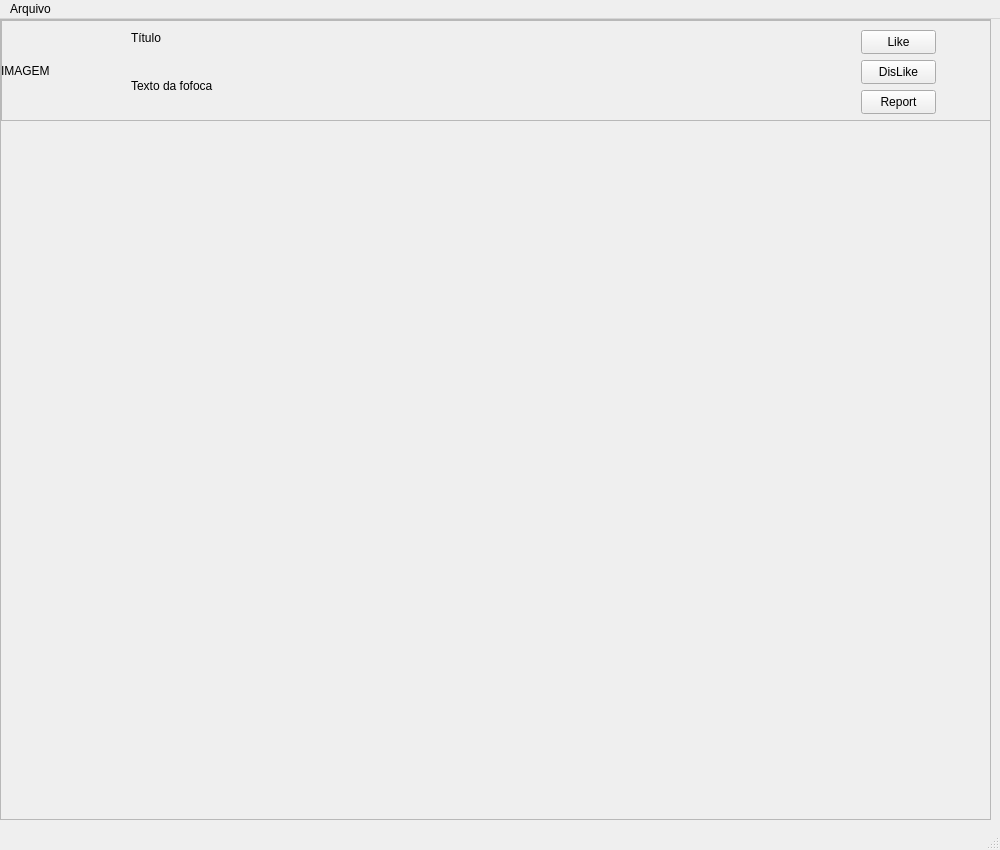
<?xml version="1.0" encoding="UTF-8"?>
<ui version="4.0">
 <class>MainWindow</class>
 <widget class="QMainWindow" name="MainWindow">
  <property name="geometry">
   <rect>
    <x>0</x>
    <y>0</y>
    <width>1000</width>
    <height>850</height>
   </rect>
  </property>
  <property name="windowTitle">
   <string>MainWindow</string>
  </property>
  <widget class="QWidget" name="centralwidget">
   <widget class="QScrollArea" name="scrollArea">
    <property name="geometry">
     <rect>
      <x>0</x>
      <y>0</y>
      <width>991</width>
      <height>801</height>
     </rect>
    </property>
    <property name="widgetResizable">
     <bool>true</bool>
    </property>
    <widget class="QWidget" name="scrollAreaWidgetContents">
     <property name="geometry">
      <rect>
       <x>0</x>
       <y>0</y>
       <width>989</width>
       <height>799</height>
      </rect>
     </property>
     <widget class="QFrame" name="frame">
      <property name="geometry">
       <rect>
        <x>0</x>
        <y>0</y>
        <width>991</width>
        <height>101</height>
       </rect>
      </property>
      <property name="frameShape">
       <enum>QFrame::Shape::StyledPanel</enum>
      </property>
      <property name="frameShadow">
       <enum>QFrame::Shadow::Raised</enum>
      </property>
      <widget class="QLabel" name="label">
       <property name="geometry">
        <rect>
         <x>130</x>
         <y>10</y>
         <width>651</width>
         <height>16</height>
        </rect>
       </property>
       <property name="text">
        <string>Título</string>
       </property>
      </widget>
      <widget class="QLabel" name="label_2">
       <property name="geometry">
        <rect>
         <x>130</x>
         <y>40</y>
         <width>651</width>
         <height>51</height>
        </rect>
       </property>
       <property name="text">
        <string>Texto da fofoca</string>
       </property>
      </widget>
      <widget class="QPushButton" name="pushButton">
       <property name="geometry">
        <rect>
         <x>860</x>
         <y>10</y>
         <width>75</width>
         <height>24</height>
        </rect>
       </property>
       <property name="text">
        <string>Like</string>
       </property>
      </widget>
      <widget class="QPushButton" name="pushButton_2">
       <property name="geometry">
        <rect>
         <x>860</x>
         <y>40</y>
         <width>75</width>
         <height>24</height>
        </rect>
       </property>
       <property name="text">
        <string>DisLike</string>
       </property>
      </widget>
      <widget class="QPushButton" name="pushButton_3">
       <property name="geometry">
        <rect>
         <x>860</x>
         <y>70</y>
         <width>75</width>
         <height>24</height>
        </rect>
       </property>
       <property name="text">
        <string>Report</string>
       </property>
      </widget>
      <widget class="QLabel" name="label_3">
       <property name="geometry">
        <rect>
         <x>0</x>
         <y>0</y>
         <width>111</width>
         <height>101</height>
        </rect>
       </property>
       <property name="text">
        <string>IMAGEM</string>
       </property>
      </widget>
     </widget>
    </widget>
   </widget>
  </widget>
  <widget class="QMenuBar" name="menubar">
   <property name="geometry">
    <rect>
     <x>0</x>
     <y>0</y>
     <width>1000</width>
     <height>22</height>
    </rect>
   </property>
   <widget class="QMenu" name="menuArquivo">
    <property name="title">
     <string>Arquivo</string>
    </property>
    <addaction name="actionLogar"/>
   </widget>
   <addaction name="menuArquivo"/>
  </widget>
  <widget class="QStatusBar" name="statusbar"/>
  <action name="actionLogar">
   <property name="text">
    <string>Logar</string>
   </property>
  </action>
 </widget>
 <resources/>
 <connections/>
</ui>
